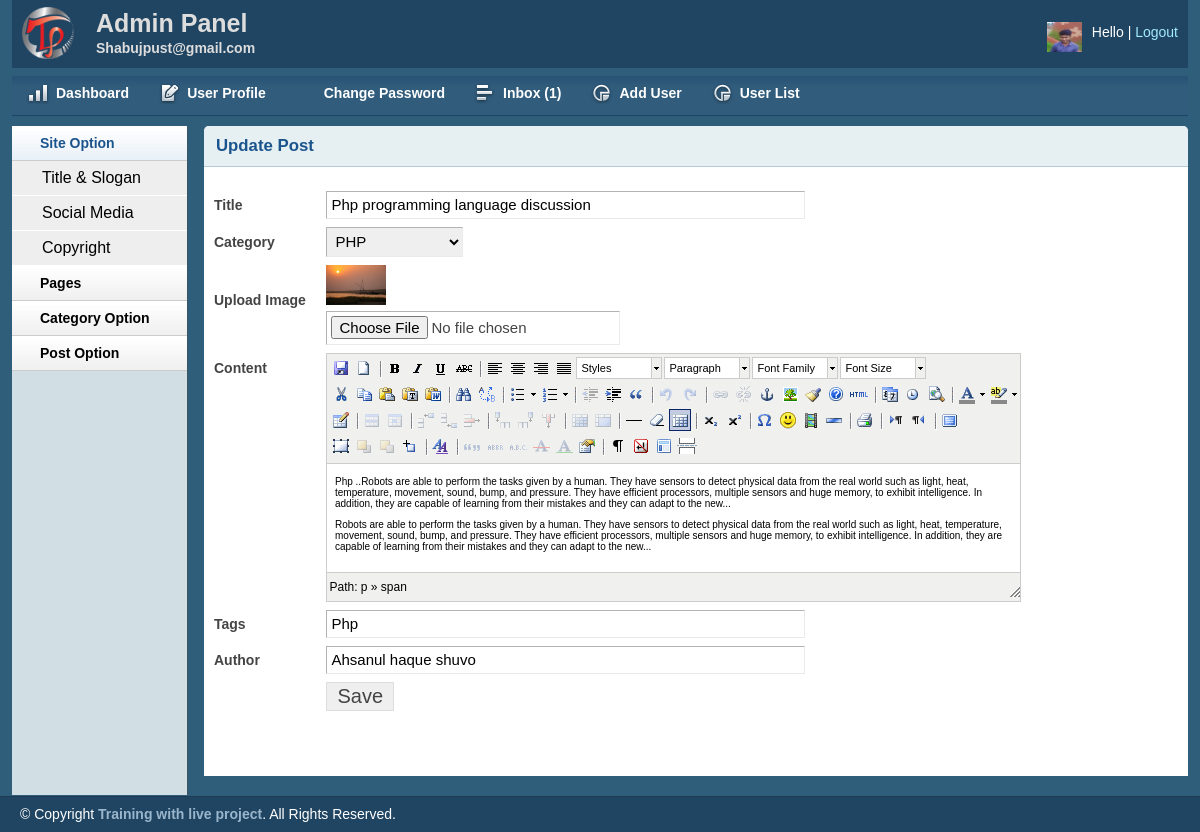
The page /admin/editpost.php?editpostId=2 on the database its author committed.
### tables this page shows
CREATE TABLE `tbl_post` (
  `id` int(11) NOT NULL,
  `cat` int(11) NOT NULL,
  `title` varchar(255) NOT NULL,
  `body` text NOT NULL,
  `image` varchar(255) NOT NULL,
  `author` varchar(55) NOT NULL,
  `tags` varchar(255) NOT NULL,
  `date` timestamp NOT NULL DEFAULT CURRENT_TIMESTAMP
);

CREATE TABLE `tbl_catagory` (
  `id` int(11) NOT NULL,
  `name` varchar(55) NOT NULL
);

### lib/Database.php (called while the page is built, shortened)
<?php
Class Database{
	public $host   = DB_HOST;
	public $user   = DB_USER;
	public $pass   = DB_PASS;
	public $dbname = DB_NAME;
	public $link;
	private function connectDB(){
	$this->link = new mysqli($this->host, $this->user, $this->pass, $this->dbname);
 }
	public function select($query){
		$result = $this->link->query($query) or die($this->link->error.__LINE__);
		if($result->num_rows > 0){
			return $result;
		} else {
			return false;
		}
	}
}

### admin/editpost.php (the view, shortened to what this page needs)
<?php include"inc/header.php"; ?>
<?php include"inc/sidebar.php"; ?>
<?php
if (!isset($_GET["editpostId"]) || $_GET["editpostId"] == NULL ){
    echo "Post Is Empty!";
}else{
  $id = $_GET["editpostId"];
}
?>
        <div class="grid_10">
            <div class="box round first grid">
                <h2>Update  Post</h2>
     <div class="block">
     <?php
     $query = "SELECT * FROM tbl_post where id='$id' order by id desc";
     $updatepost = $db->select($query);
     if($updatepost)
     {
        while($postresult = $updatepost->fetch_assoc())
        {
     ?>
  <form action="" method="post" enctype="multipart/form-data">
<table class="form">
    <tr>
        <td>
            <label>Title</label>
        </td>
        <td>
            <input type="text" name="title" value="<?php echo $postresult['title']; ?>"  class="medium" />
        </td>
    </tr>
    <tr>
        <td>
            <label>Category</label>
        </td>
        <td>
            <select id="select" name="cat">
               <?php
               $query = "SELECT * FROM tbl_catagory";
               $category = $db->select($query);
               if ($category) {
               while ($result = $category->fetch_assoc()){
               ?>
               <option
               <?php
                if ($postresult['cat'] == $result['id'] ) { ?>
                   selected="selected"
              <?php   } ?>
               value="<?php echo $result['id']; ?>"> <?php echo $result['name'];?></option>
               <?php  } } ?>
            </select>
        </td>
    </tr>
    <tr>
        <td>
            <label>Upload Image</label>
        </td>
        <td>
           <img src="<?php echo $postresult['image']; ?>" height="40px" width="60px"></br>
            <input type="file" name="image" />
        </td>
    </tr>
    <tr>
        <td style="vertical-align: top; padding-top: 9px;">
            <label>Content</label>
        </td>
        <td>
        </td>
    </tr>
      <tr>
        <td>
            <label>Tags</label>
        </td>
        <td>
            <input type="text" name="tags" value="<?php echo $postresult['tags']; ?>" class="medium" />
        </td>
    </tr>
      <tr>
        <td>
            <label>Author</label>
        </td>
        <td>
  <input type="text" name="author" value="<?php echo $postresult['author']; ?>" class="medium" />
        </td>
    </tr>
    <tr>
        <td></td>
        <td>
            <input type="submit" name="submit" Value="Save" />
        </td>
    </tr>
                    </table>
                    </form>
                    <?php } } ?>
                </div>
            </div>
        </div>
     <?php include"inc/footer.php"; ?>

### admin/css/text.css (style rules this page uses)
body { font: 13px/1.5 Tahoma, Helvetica, Arial, 'Liberation Sans', FreeSans, sans-serif; }
h2 { font-size: 23px; }
p, dl, hr, h1, h2, h3, h4, h5, h6, ol, ul, pre, table, address, fieldset { margin-bottom: 20px; }

### admin/css/grid.css (style rules this page uses)
.grid_1, .grid_2, .grid_3, .grid_4, .grid_5, .grid_6, .grid_7, .grid_8, .grid_9, .grid_10, .grid_11, .grid_12, .grid_13, .grid_14, .grid_15, .grid_16 { display: inline; float: left; margin-left: 1%; margin-right: 1%; }
.container_12 .grid_10 { width: 81.333%; }

### admin/css/layout.css (style rules this page uses)
body { background: #fff none repeat scroll 0 0; color: #444; font-size: 14px; padding: 0; }
h1, h2, h3, h4, h5, h6 { line-height:1.2em; margin-bottom:.3em; }
h2 { margin-top:1em; }
.box { background:#fff; margin-bottom:20px; padding:10px 10px 10px 10px; margin-left:-8px; }
.box.grid { padding-bottom:40px; }
.box.round { -moz-border-radius: 5px 5px 0px 0px; -webkit-border-radius: 5px 5px 0px 0px; border-radius: 5px 5px 0px 0px; }
.box h2 { font-size:1.2em; font-weight:bold; color:#1B548D; background:#E6F0F3; margin:-10px -10px 0 -10px; padding:10px 12px; border-bottom:1px solid #B3CBD6; -moz-border-radius: 5px 5px 0px 0px; -webkit-border-radius: 5px 5px 0px 0px; border-radius: 5px 5px 0px 0px; }
.box.first { min-height: 406px; }
.block { padding-top:20px; }
table.form { width:100%; }
table.form td { padding:4px 0px; }
table.form label { font-weight:bold; }
table.form input, table.form select { font-size: 15px; padding: 4px 4px 5px 4px; border-top: 1px solid #b3b3b3; border-left: 1px solid #b3b3b3; border-right: 1px solid #eaeaea; border-bottom: 1px solid #eaeaea; }
table.form input[type="submit"] { border: 1px solid #ddd; color: #444; cursor: pointer; font-size: 20px; padding: 2px 10px; }
input.medium { width: 55%; }
.block { padding-bottom:1px; }

### admin/js/tiny-mce/themes/advanced/skins/default/content.css (style rules this page uses)
body, td, pre { color:#000; font-family:Verdana, Arial, Helvetica, sans-serif; font-size:10px; margin:8px; }
body { background:#FFF; }
h2 { font-size: 1.5em }
img { border:0; }
table, img, hr, .mceItemAnchor { cursor:default }
table td, table th { cursor:text }

### rows shown on the page
tbl_post: title "Php programming language discussion", cat "PHP", image (picture), tags "Php", author "Ahsanul haque shuvo"

### other values the page prints
$count "1"
